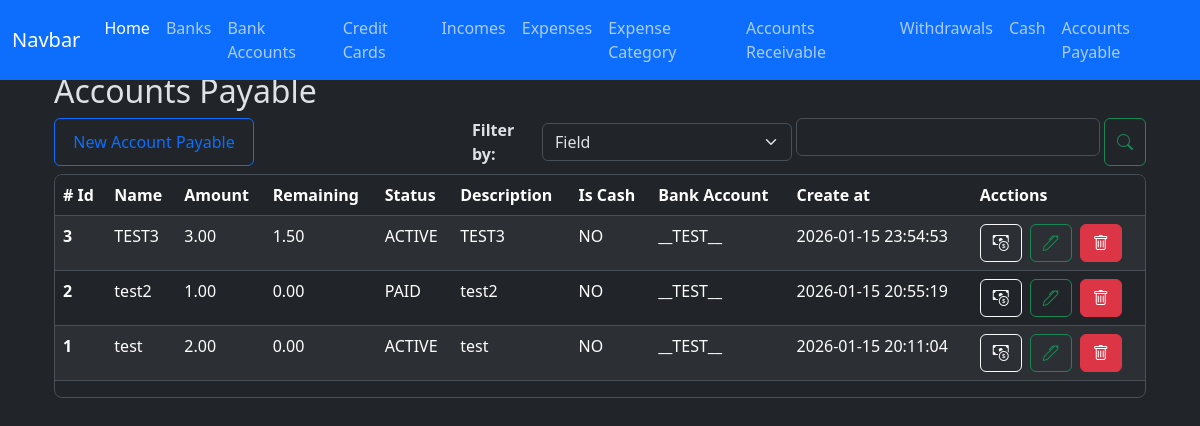
Page /debts/index on the earlier database version.
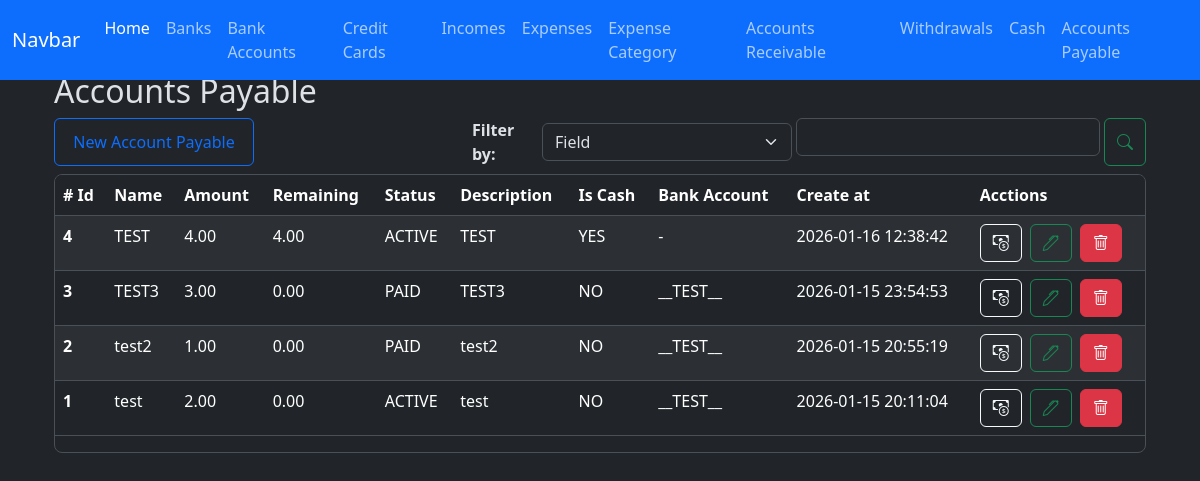
Same page on the later database version.
### app/models/debt.py (models this page shows, shortened)
class Debt(db.Model):
    __tablename__ = 'debts'
    id = db.Column(db.Integer, primary_key=True)
    person_name = db.Column(db.String(100), nullable=False)
    amount = db.Column(db.Numeric(10, 2), nullable=False)
    is_active = db.Column(db.Boolean, default=True)
    is_cash = db.Column(db.Boolean)
    code = db.Column(db.String(50), nullable=False)
    bank_account_id = db.Column(db.Integer, db.ForeignKey('bank_accounts.id'))
    created_at = db.Column(db.DateTime(timezone=True), server_default=func.now())
    updated_at = db.Column(db.DateTime(timezone=True), onupdate=func.now())
    description = db.Column(db.String(200))
    debt_payments = relationship('DebtPayment', back_populates='debt', order_by='desc(DebtPayment.created_at)', cascade='all, delete-orphan')
    bank_account = relationship('BankAccount', back_populates='debts')
    def total_payments(self):
        db.session.refresh(self)
        total = Decimal(0.0)
        for payment in self.debt_payments:
            total += payment.amount
        return total
    def remaining_amount(self):
        db.session.refresh(self)
        remaining = self.amount - self.total_payments()
        if remaining < 0:
            return Decimal('0.00')
        return remaining.quantize(Decimal('0.00'))

### app/models/debt_payment.py (models this page shows, shortened)
class DebtPayment(db.Model):
    __tablename__ = 'debt_payments'
    id = db.Column(db.Integer, primary_key=True)
    amount = db.Column(db.Numeric(10,2), nullable=False)
    is_cash = db.Column(db.Boolean, nullable=False)
    debt_id = db.Column(db.Integer, db.ForeignKey('debts.id'))
    bank_account_id = db.Column(db.Integer, db.ForeignKey('bank_accounts.id', name='bank_account_id'))
    code = db.Column(db.String(50), nullable=False, server_default='TEMP')
    created_at = db.Column(db.DateTime(timezone=True), server_default=func.now())
    updated_at = db.Column(db.DateTime(timezone=True), onupdate=func.now())
    debt = relationship('Debt', back_populates='debt_payments')
    bank_account = relationship('BankAccount', back_populates='debt_payments')

### app/models/bank_account.py (models this page shows)
class BankAccount(db.Model):
    __tablename__ = 'bank_accounts'
    id = db.Column(db.Integer, primary_key=True)
    nick_name = db.Column(db.String(120))
    amount_available = db.Column(db.Numeric(10, 2), nullable=False)
    is_active = db.Column(db.Boolean, default=True)
    account_number = db.Column(db.Integer, nullable=True)
    bank_id = db.Column(db.Integer, db.ForeignKey('banks.id'))
    created_at = db.Column(db.DateTime(timezone=True), server_default=func.now())
    updated_at = db.Column(db.DateTime(timezone=True), onupdate=func.now())
    bank = relationship('Bank', back_populates='bank_accounts')
    expenses = relationship('Expense', back_populates='bank_account', order_by='desc(Expense.created_at)')
    incomes = relationship('Income', back_populates='bank_account', order_by='desc(Income.created_at)')
    credit_card_payments = relationship('CreditCardPayment', back_populates='bank_account', order_by='desc(CreditCardPayment.created_at)')
    withdrawals = relationship('Withdrawal', back_populates='bank_account', order_by='desc(Withdrawal.created_at)')
    loans = relationship('Loan', back_populates='bank_account', order_by='desc(Loan.created_at)')
    loan_payments = relationship('LoanPayment', back_populates='bank_account', order_by='desc(LoanPayment.created_at)')
    debts = relationship('Debt', back_populates='bank_account', order_by='desc(Debt.created_at)')
    debt_payments = relationship('DebtPayment', back_populates='bank_account', order_by='desc(DebtPayment.created_at)')
    transaction_ledger = relationship('BankAccountTransactionsLedger', back_populates='bank_account')
    outgoing_transfers = relationship('BankTransfer', foreign_keys='BankTransfer.from_bank_account_id', back_populates='from_bank_account', order_by='desc(BankTransfer.created_at)')
    incoming_transfers = relationship('BankTransfer', foreign_keys='BankTransfer.to_bank_account_id', back_populates='to_bank_account', order_by='desc(BankTransfer.created_at)')

### app/routes/debt_routes.py (the view)
@debt_bp.route('/index')
def index():
    debts = Debt.query.order_by(Debt.created_at.desc()).all()
    bank_accounts = BankAccount.query.all()
    context = {
        'debts': debts,
        'bank_accounts': bank_accounts,
        'format_amount': format_amount,
        'total_amount': total_amount,
    }
    return render_template('debts/index.html', **context)

### app/utils/numeric_casting.py (called while the page is built)
def format_amount(value):
    try:
        return f'{value:,.2f}';
    except Exception as e:
        return None

### app/templates/debts/index.html (shortened to what the changed rows need)
{% extends 'layout.html' %}
{% block content %}
    <div class=" w-100">
        <h2>Accounts Payable</h2>
        <div class="table-responsive overflow-y-auto border rounded-3 mt-2" style="max-height: 457px;">
            <table class="table table-striped  table-hover">
                <thead class="sticky-top">
                    <tr>
                    <th scope="col"># Id</th>
                    <th scope="col">Name</th>
                    <th scope="col">Amount</th>
                    <th scope="col">Remaining</th>
                    <th scope="col">Status</th>
                    <th scope="col">Description</th>
                    <th scope="col">Is Cash</th>
                    <th scope="col">Bank Account</th>
                    <th scope="col">Create at</th>
                    <th scope="col">Acctions</th>
                    </tr>
                </thead>
                <tbody id="debt-table-body-id">
                  {% for debt in debts %}
                    <tr class="debt-row" data-debt-id="{{ debt.id }}" data-url-associated-records = "{{ url_for('debt.associated_records', id=debt.id ) }}">
                        <th scope="row">{{ debt.id }}</th>
                        <td>{{ debt.person_name }}</td>
                        <td>{{ format_amount(debt.amount) }}</td>
                        <td> {{ format_amount(debt.remaining_amount()) }} </td>
                        <td>{{ 'ACTIVE' if debt.is_active else 'PAID'  }}</td>
                        <td>{{ debt.description }}</td>
                        <td>{{ 'YES' if debt.is_cash else 'NO'  }}</td>
                        <td>{{ debt.bank_account.nick_name if debt.bank_account else '-' }}</td>
                        <td>{{ debt.created_at }}</td>
                        <td>
                            <div class="d-flex gap-2">
                                <button
                                    id=""
                                    type="button"
                                    data-bs-toggle="modal"
                                    data-bs-target="#pay-account-payable"
                                    class="btn btn-outline-light"
                                    data-debt-id="{{ debt.id }}"
                                >
                                    <i class="bi bi-cash-coin"></i>
                                </button>
                                <button
                                    type="button"
                                    class="btn btn-outline-success"
                                    data-bs-toggle="modal"
                                    data-bs-target="#edit-account-payable"
                                    data-debt-id="{{ debt.id }}"
                                    data-amount="{{ debt.amount }}"
                                    data-is-cash="{{ debt.is_cash }}"
                                    data-is-active="{{ debt.is_active }}"
                                    data-description="{{ debt.description }}"
                                    data-person-name="{{ debt.person_name }}"
                                    data-bank-account-id="{{ debt.bank_account_id }}"
                                >
                                    <i class="bi bi-pen"></i>
                                </button>
                                <a href="{{ url_for('debt.delete', id=debt.id ) }}" class="btn btn-danger"><i class="bi bi-trash"></i></a>
                            </div>
                        </td>
                    </tr>
                  {% endfor %}
                </tbody>
            </table>
        </div>
    </div>
<link rel="stylesheet" href="https://cdn.jsdelivr.net/npm/flatpickr/dist/flatpickr.min.css">
<link href="https://cdn.jsdelivr.net/npm/@sweetalert2/theme-dark@5/dark.css" rel="stylesheet">
<link rel="stylesheet" href="https://cdn.jsdelivr.net/npm/bootstrap-icons@1.13.1/font/bootstrap-icons.min.css">
{% endblock %}

Differences in the rows shown:
added Debt: id "4", person_name "TEST", amount "4.00", is_active "ACTIVE", description "TEST", is_cash "YES", bank_account "-", created_at "2026-01-16 12:38:42"
changed Debt "TEST3": amount.amount "1.50" → "0.00"; is_active "ACTIVE" → "PAID"
